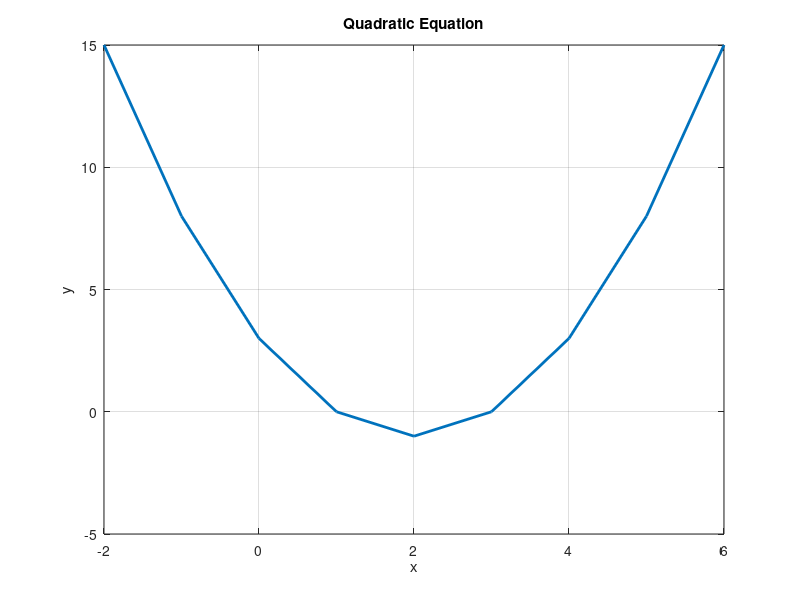

This chart was generated by the following MATLAB code:
clc;
clear;
close all;

%% Roots

 a = 1;
 b = -4;
 c = 3;

 roots1 = [-b + sqrt((b^2)-4*a*c)]/(2*a)
 roots2 = [-b - sqrt(b^2-4*a*c)]/(2*a)

 %% Plot

 x = [-2:0 1:6];
 y = x.^2 - 4*x + 3;

 plot (x,y,'LineWidth',2);
 grid on;

 xlabel('x');
 ylabel('y');
 title('Quadratic Equation')

%% Quadratic with complex roots

clc;
clear;

a = 1;
b = 4;
c = 13;

D = b^2 - 4*a*c

X1 = (-b + sqrt(D))/(2*a)
X2 = (-b - sqrt(D))/(2*a)

%% Projectile motion

clc;
clear;

a = -4.9;
b = 20;
c = 2;

D = b^2 - 4*a*c;

Time1 = (-b + sqrt(D))/(2*a)
Time2 = (-b - sqrt(D))/(2*a)
